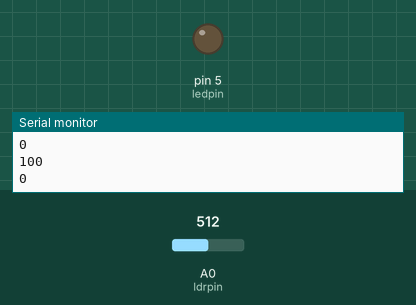
Bench run of a sketch on a simulated Arduino Uno, built with avr-gcc and run on an emulated ATmega328P. Shown: output pins drawn as LEDs (lit = HIGH), the last lines printed to the serial monitor. Inputs (shaded band) come from the test bench; at power-on: A0 (ldrpin) = 512.

Above: at 1.2 s.
1.3 s: A0 (ldrpin) set to 0
At 2.4 s:
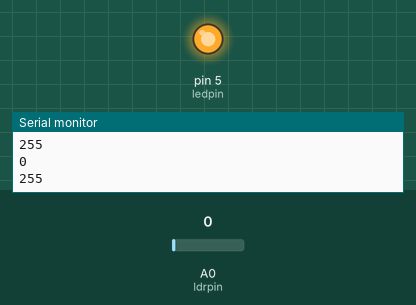
2.8 s: A0 (ldrpin) set to 122
At 3.4 s:
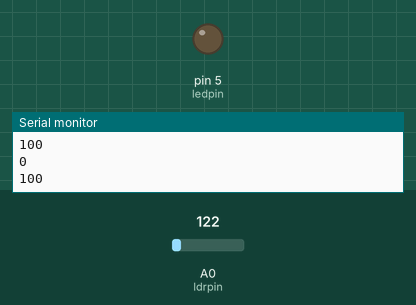
Timing chart, 0 to 5.8 s (numbered marks = the images above; inputs shaded):
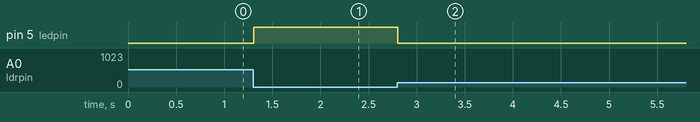

The sketch:

exp1.ino
```cpp
  int ldrpin=A0 ;
  int ledpin=5;
  int val=0;
  void setup() {
  // put your setup code here, to run once:
pinMode(ldrpin,INPUT);
pinMode(ledpin,OUTPUT);
Serial.begin(9600);
}

void loop() {
  // put your main code here, to run repeatedly:

  val=analogRead(ldrpin);
  val= constrain(val, 0, 100);
  int level=map(val, 0,100,255,0);
    analogWrite(ledpin, level);
  Serial.println(level);
  Serial.println(val);

 // Serial.print(digitalRead(ldrpin));
}
```

Measured:
- after the input at 1.3 s, pin 5 (ledpin): LOW → HIGH at once
- after the input at 2.8 s, pin 5 (ledpin): HIGH → LOW at once
